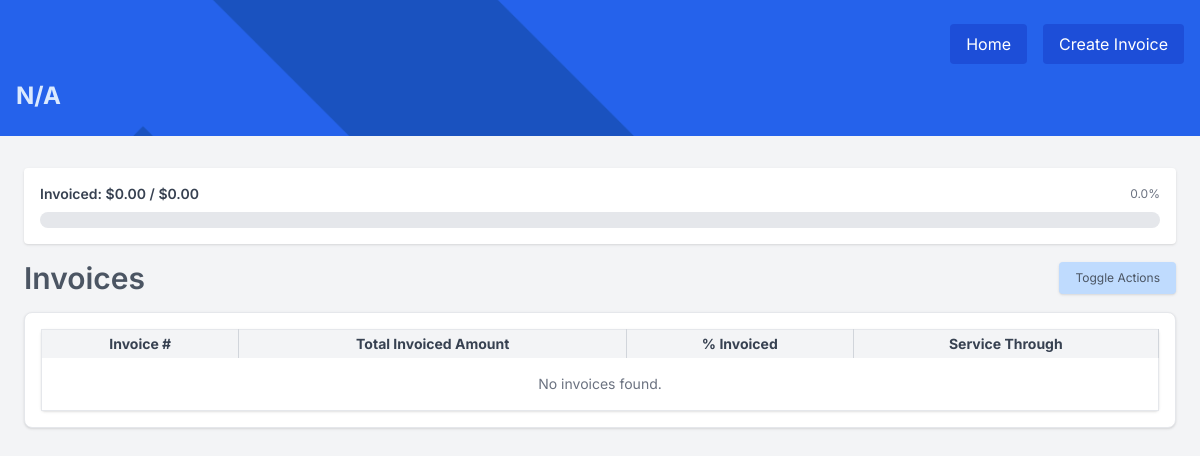
/invoices/8, run on the app's committed database.
### backend/models.py (models this page shows)
class Project(MainBase):
    __tablename__ = "projects_table"
    id = Column(Integer, primary_key=True, index=True)
    wo_date = Column(String)
    project_name = Column(String)
    wo_number = Column(String)
    bmcd_number = Column(String)
    po_number = Column(String)
    tao_number = Column(String)
    contract_number = Column(String)
    total_labor_amount = Column(Float, default=0.0)
    total_expenses_amount = Column(Float, default=0.0)
    total_travel_amount = Column(Float, default=0.0)
    total_tier_fee = Column(Float, default=0.0)
    total_budget_amount = Column(Float, default=0.0)
    subtasks = relationship("Subtask", back_populates="project", cascade="all, delete-orphan")
    invoices = relationship("Invoice", back_populates="project", cascade="all, delete-orphan")

### backend/routers/invoices.py (the view)
@router.get("/invoices/{project_id}", response_class=HTMLResponse)
def view_project_invoices_page(project_id: int, request: Request, db: Session = Depends(get_main_db)):
    project = db.query(Project).filter(Project.id == project_id).first()
    if not project:
        raise HTTPException(status_code=404, detail="Project not found")
    invoices = project.invoices
    total_budget = project.total_budget_amount
    invoice_data = []
    total_invoiced = 0
    for invoice in invoices:
        total_amount = sum(item.invoice_amount for item in invoice.invoice_items)
        total_invoiced += total_amount
        formatted_through_date = datetime.strptime(invoice.invoice_through_date, "%Y-%m-%d").strftime("%m/%d/%Y")
        invoice_data.append({
            "invoice": invoice,
            "total_amount": total_amount,
            "formatted_through_date": formatted_through_date
        })
    contributions = [
        {
            "number": row["invoice"].invoice_number,
            "percent": (row["total_amount"] / project.total_budget_amount * 100) if project.total_budget_amount else 0,
            "amount": row["total_amount"]
        }
        for row in invoice_data
    ]
    return templates.TemplateResponse("invoice_list.html", {
        "request": request,
        "project": project,
        "invoices": invoice_data,
        "total_invoiced": total_invoiced,
        "total_budget": total_budget,
        "contributions": contributions
    })

### frontend/templates/invoice_list.html (shortened to what this page needs)
{% extends "base.html" %}
{% block content %}
<div
  class="w-full bg-blue-600 py-6 px-4 mb-8 bg-cover bg-center bg-no-repeat relative"
  style="background-image: url('/static/images/burns_logo.png');"
>
  <div class="absolute inset-0 bg-blue-600 bg-opacity-70 z-0"></div>
    <div class="relative z-10">
    <div class="flex justify-end items-center gap-4 mb-4">
      <a
        href="/projects/"
        class="bg-blue-700 text-white px-4 py-2 rounded hover:bg-blue-800 whitespace-nowrap"
      >
        Home
      </a>
      <a
        href="#"
        hx-get="/invoices/create/{{ project.id }}"
        hx-target="#create-invoice"
        hx-swap="innerHTML"
        class="bg-blue-700 text-white px-4 py-2 rounded hover:bg-blue-800 whitespace-nowrap"
      >
        Create Invoice
      </a>
    </div>
    <h2 class="text-2xl font-bold text-blue-100 whitespace-nowrap">
      {{ project.project_name }}
    </h2>
  </div>
</div>
<div class="pt-0 pl-6 pr-6">
<div class="bg-white shadow rounded p-4 mb-4">
  <div class="flex justify-between items-center mb-2">
    <h3 class="text-sm font-semibold text-gray-700">Invoiced: ${{ "{:,.2f}".format(total_invoiced) }} / ${{ "{:,.2f}".format(total_budget) }}</h3>
    <span class="text-xs text-gray-500">
      {{ "{:.1f}".format((total_invoiced / total_budget) * 100 if total_budget > 0 else 0) }}%
    </span>
  </div>
  <div class="w-full bg-gray-200 rounded-full h-4">
  </div>
</div>
  </div>
<div class="pt-0 pl-6 pr-6" x-data="{ showActions: false }">
  <div class="flex justify-between items-center mb-4">
    <h3 class="text-3xl font-semibold text-gray-600">Invoices</h3>
    <button
      @click="showActions = !showActions"
      class="bg-blue-200 text-gray px-4 py-2 rounded hover:bg-blue-300 whitespace-nowrap text-xs shadow"
    >
      Toggle Actions
    </button>
  </div>
  <div class="pt-0 ">
  <div class="overflow-x-auto border bg-white p-4 mt-2 rounded-lg shadow">
    <table class="w-full text-sm table-auto border rounded shadow">
      <thead class="bg-gray-100 text-gray-700">
        <tr>
          <th class="px-4 py-1 border-r border-gray-300 whitespace-nowrap">Invoice #</th>
          <th class="px-4 py-1 border-r border-gray-300 whitespace-nowrap">Total Invoiced Amount</th>
          <th class="px-4 py-1 border-r border-gray-300 whitespace-nowrap">% Invoiced</th>
          <th class="px-4 py-1 border-r border-gray-300 whitespace-nowrap">Service Through</th>
        </tr>
      </thead>
      <tbody>
        {% for row in invoices %}
        {% set invoice = row.invoice %}
        <tr class="border-t">
          <td class="px-4 py-1 border-r border-gray-300 whitespace-nowrap">{{ invoice.invoice_number }}</td>
          <td class="px-4 py-1 border-r border-gray-300 whitespace-nowrap">${{ "{:,.2f}".format(row.total_amount) }}</td>
          <td class="px-4 py-1 border-r border-gray-300 whitespace-nowrap">{{ invoice.invoice_percentage }}</td>
          <td class="px-4 py-1 border-r border-gray-300 whitespace-nowrap">{{ row.formatted_through_date }}</td>
          <td class="px-4 py-1 border-r border-gray-300 whitespace-nowrap flex gap-4 items-center" x-show="showActions">
            <a
              href="#"
              hx-get="/invoices/details/{{ invoice.invoice_number }}"
              hx-target="#invoice-details"
              hx-swap="innerHTML"
              class="text-blue-600 hover:underline text-sm"
              title="View Invoice Details"
            >
              ℹ️
            </a>
            <a
              href="#"
              hx-get="/invoices/download-options/{{ invoice.invoice_number }}?project_id={{ project.id }}"
              hx-target="#download-invoice"
              hx-swap="innerHTML"
              class="text-blue-600 hover:underline text-sm"
              title="Download Invoice"
            >
              💾
            </a>
            {% if loop.last %}
            <form method="post" action="/invoices/delete/{{ invoice.invoice_number }}">
              <button type="submit"
                      class="text-blue-600 hover:underline text-sm"
                      onclick="return confirm('Are you sure you want to delete Invoice# {{ invoice.invoice_number }}?')"
                      title="Delete Invoice"
              >❌</button>
            </form>
            {% endif %}
          </td>
        </tr>
        {% else %}
        <tr>
          <td colspan="4" class="text-center text-gray-500 py-4">
            No invoices found.
          </td>
        </tr>
        {% endfor %}
      </tbody>
    </table>
    </div>
  </div>
  {% endblock %}

### frontend/templates/base.html (shortened to what this page needs)
<!DOCTYPE html>
<html lang="en">
<head>
    <script src="https://cdn.tailwindcss.com"></script>
</head>
<body class="bg-gray-100 text-gray-600">
  <main class="p-0 m-0">
  {% block content %}{% endblock %}
  </main>
</body>
</html>

### frontend/templates/base.html (style rules this page uses)
body { font-family: 'Inter', sans-serif; }

### data on the page
Project: project_name "N/A", total_budget_amount "0.00", total_budget_amount "0.0"

### other printed values
{{ "{:,.2f}".format(total_invoiced) }} "0.00"
